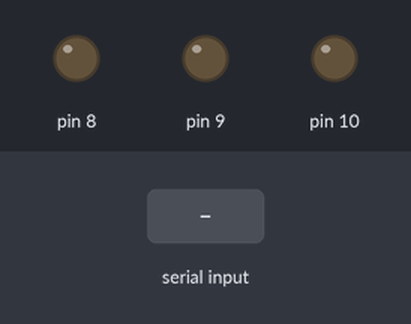
The sketch below on a simulated Arduino Uno, built with avr-gcc and run on an emulated ATmega328P. On the bench: output pins drawn as LEDs (lit = HIGH). The inputs (shaded band) are chosen by the test bench.

Above: at 1.2 s.
1.3 s: "A" received over Serial
At 2.1 s:
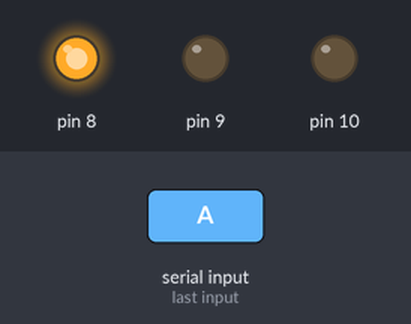
3.8 s: "B" received over Serial
At 4.4 s:
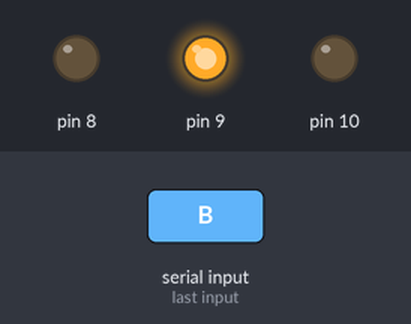
6.3 s: "C" received over Serial
At 7.1 s:
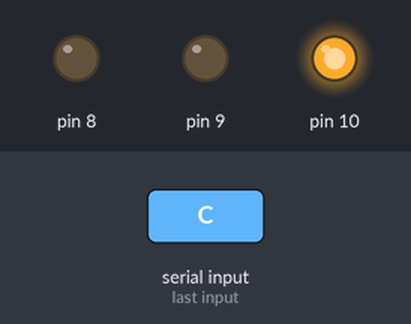
Timing chart, 0 to 9.3 s (numbered marks = the images above; inputs shaded):
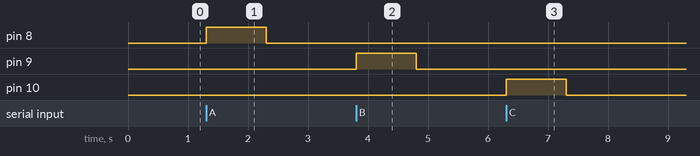

Measured:
- after the input at 1.3 s, pin 8: LOW → HIGH at once, → LOW 1.0 s later
- after the input at 3.8 s, pin 9: LOW → HIGH at once, → LOW 1.0 s later
- after the input at 6.3 s, pin 10: LOW → HIGH at once, → LOW 1.0 s later

The sketch:

Lab7.ino
```cpp
const unsigned long timeout = 1000;

unsigned long lastReceivedA = 0;
unsigned long lastReceivedB = 0;
unsigned long lastReceivedC = 0;

void setup() {
  Serial.begin(9600);
  pinMode(8, OUTPUT);
  pinMode(9, OUTPUT);
  pinMode(10, OUTPUT);
}

void loop() {
  unsigned long currentMillis = millis();

  if (Serial.available() > 0) {
    char data = Serial.read();

    if (data == 'A') {
      digitalWrite(8, HIGH);
      lastReceivedA = currentMillis;
    } else if (data == 'a') {
      digitalWrite(8, LOW);
      lastReceivedA = currentMillis;
    }

    if (data == 'B') {
      digitalWrite(9, HIGH);
      lastReceivedB = currentMillis;
    } else if (data == 'b') {
      digitalWrite(9, LOW);
      lastReceivedB = currentMillis;
    }

    if (data == 'C') {
      digitalWrite(10, HIGH);
      lastReceivedC = currentMillis;
    } else if (data == 'c') {
      digitalWrite(10, LOW);
      lastReceivedC = currentMillis;
    }
  }

  if (currentMillis - lastReceivedA >= timeout) {
    digitalWrite(8, LOW);
  }

  if (currentMillis - lastReceivedB >= timeout) {
    digitalWrite(9, LOW);
  }

  if (currentMillis - lastReceivedC >= timeout) {
    digitalWrite(10, LOW);
  }
}
```
